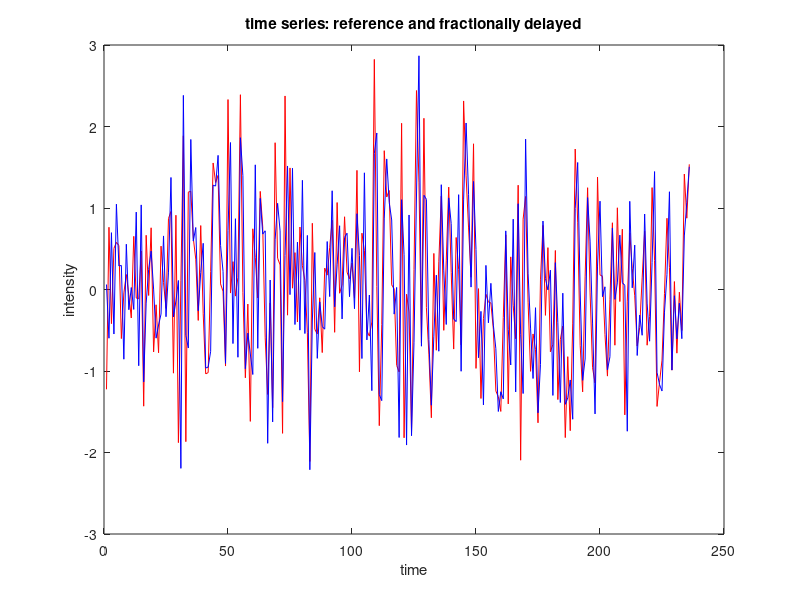
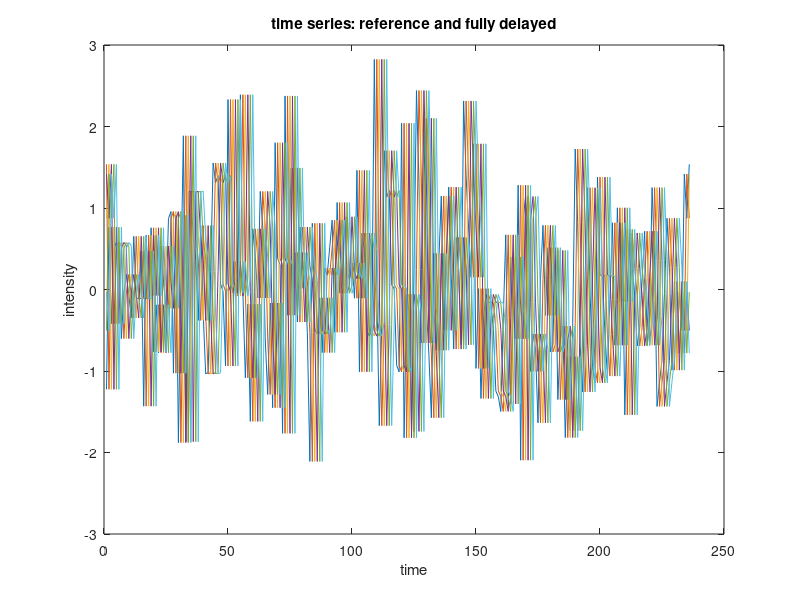

These figures' MATLAB source, in order: (Note: this script raises an error after producing the figures.)
clear;
close all;clc
%% setting parameters

rng default
TR      = 2;       % time of repetition in seconds
N       = 236;     % number of time points (frames)
dt      = 1;       
shft    = 1;       % amount of introduced shift
subshft = 0.5;     % amount of fractional shift introduced 

%% Sanity check: extracting delays from synthetic time series 

s1 = randn(N, 1);     %% randomly generated reference time serie. Other time series are generated by shifting this one

%%%% applying full shift on randomly generated time serie
s2          = circshift(s1, [shft, 0]);
s3          = circshift(s2, [shft, 0]);
s4          = circshift(s3, [shft, 0]);
s5          = circshift(s4, [shft, 0]);
s6          = circshift(s5, [shft, 0]);
sFullDelay  = [s1, s2, s3, s4, s5, s6];

%%%% applying fractional shift using fourier transform
fAxis      = ifftshift((0:N-1) -ceil((N-1)/2))/N/dt;
s7         = ifft(fft(s1').*exp(-1i*2*pi*subshft*fAxis));
s7         = real(s7);
sFracDelay = [s1, s7'];

%%%% visualizeing time series
%%% figure 1: plotting reference time series and its fractionally delayed 
figure(1);
plot(s1, 'r')
hold on
plot(s7, 'b')
title('time series: reference and fractionally delayed')
xlabel('time');
ylabel('intensity')

%%% figure 2: plotting reference time series and 7 fully delayed versions
figure(2);
plot(sFullDelay)
title('time series: reference and fully delayed')
xlabel('time');
ylabel('intensity');

%%%% estimating delay and constructing time delay matrix
[TDfull, PCfull, lagProjectionFull, TDzFull] = td_mat(sFullDelay,8, TR);
display(TDfull);
[TDfrac, PCfrac, lagProjectionFrac, TDzFrac] = td_mat(sFracDelay,8, TR);
display(TDfrac);